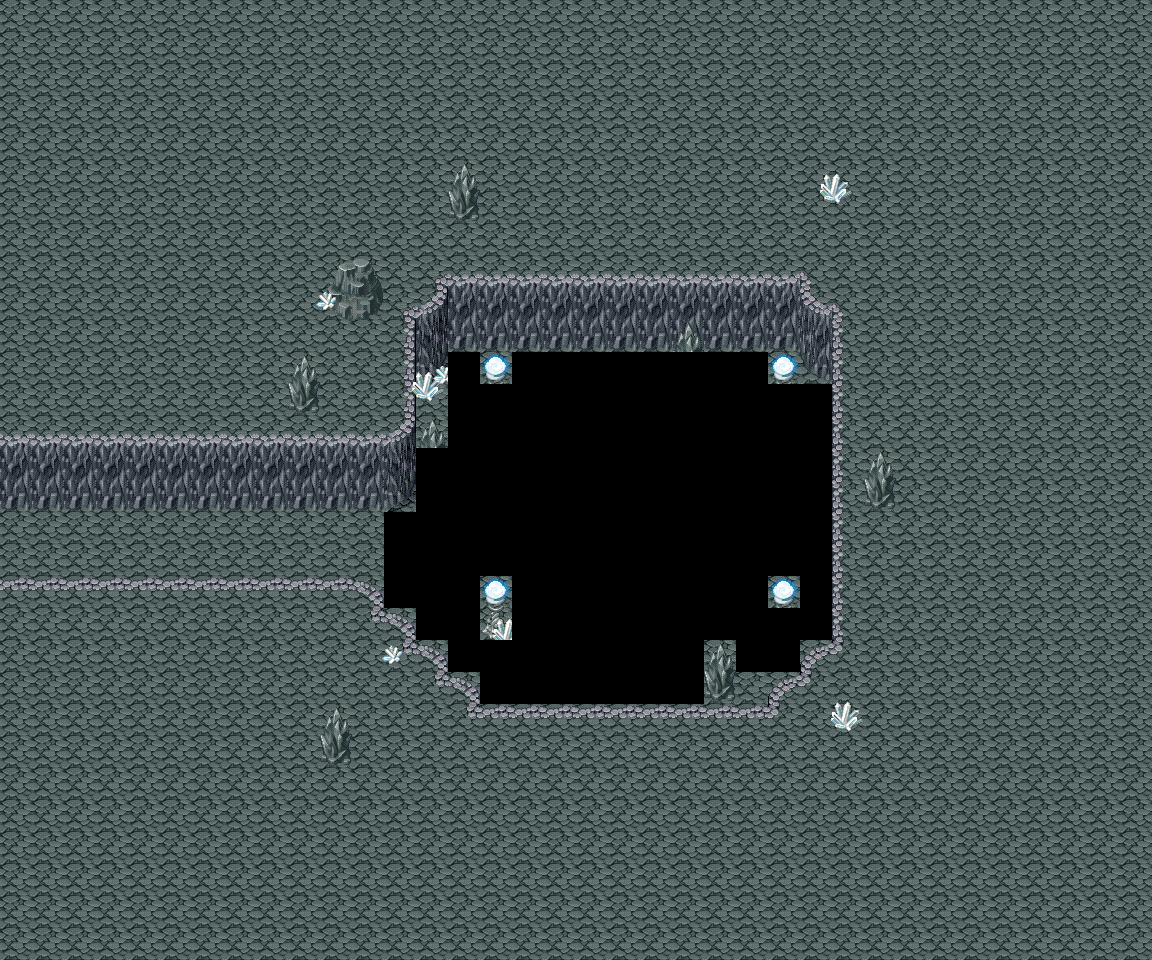

Tiled map render using the project's own tile images. Description and the map definition, with tile-layer contents summarised, below:
An orthogonal 36x30 tile map with 32x32 px tiles, 2 tile layers (ObjColisionables, Puerta), 1 hidden layer not drawn.

<map version="1.2" tiledversion="1.2.3" orientation="orthogonal" renderorder="right-down" width="36" height="30" tilewidth="32" tileheight="32" infinite="0" nextlayerid="4" nextobjectid="1">
 <tileset firstgid="1" source="Cueva_Inicio_Extension.tsx" />
 <layer id="1" name="Background" width="36" height="30" visible="0">
  <data>[1080 cells, 1080 non-empty, 1080 distinct tile ids]</data>
 </layer>
 <layer id="2" name="ObjColisionables" width="36" height="30">
  <data>[1080 cells, 950 non-empty, 950 distinct tile ids]</data>
 </layer>
 <layer id="3" name="Puerta" width="36" height="30">
  <data>[1080 cells, 2 non-empty, 2 distinct tile ids]</data>
 </layer>
</map>
